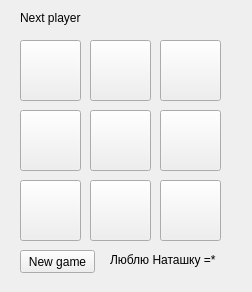
<?xml version="1.0" encoding="UTF-8"?>
<ui version="4.0">
 <class>MainWindow</class>
 <widget class="QMainWindow" name="MainWindow">
  <property name="geometry">
   <rect>
    <x>0</x>
    <y>0</y>
    <width>252</width>
    <height>292</height>
   </rect>
  </property>
  <property name="windowTitle">
   <string>TicTacToe by nd0ut</string>
  </property>
  <widget class="QWidget" name="centralWidget">
   <widget class="QPushButton" name="pushButton">
    <property name="geometry">
     <rect>
      <x>20</x>
      <y>40</y>
      <width>61</width>
      <height>61</height>
     </rect>
    </property>
    <property name="text">
     <string/>
    </property>
    <property name="autoDefault">
     <bool>false</bool>
    </property>
    <property name="default">
     <bool>false</bool>
    </property>
    <property name="flat">
     <bool>false</bool>
    </property>
   </widget>
   <widget class="QPushButton" name="pushButton_2">
    <property name="geometry">
     <rect>
      <x>90</x>
      <y>40</y>
      <width>61</width>
      <height>61</height>
     </rect>
    </property>
    <property name="text">
     <string/>
    </property>
    <property name="autoDefault">
     <bool>false</bool>
    </property>
    <property name="default">
     <bool>false</bool>
    </property>
    <property name="flat">
     <bool>false</bool>
    </property>
   </widget>
   <widget class="QPushButton" name="pushButton_3">
    <property name="geometry">
     <rect>
      <x>160</x>
      <y>40</y>
      <width>61</width>
      <height>61</height>
     </rect>
    </property>
    <property name="text">
     <string/>
    </property>
    <property name="autoDefault">
     <bool>false</bool>
    </property>
    <property name="default">
     <bool>false</bool>
    </property>
    <property name="flat">
     <bool>false</bool>
    </property>
   </widget>
   <widget class="QPushButton" name="pushButton_4">
    <property name="geometry">
     <rect>
      <x>20</x>
      <y>110</y>
      <width>61</width>
      <height>61</height>
     </rect>
    </property>
    <property name="text">
     <string/>
    </property>
    <property name="autoDefault">
     <bool>false</bool>
    </property>
    <property name="default">
     <bool>false</bool>
    </property>
    <property name="flat">
     <bool>false</bool>
    </property>
   </widget>
   <widget class="QPushButton" name="pushButton_5">
    <property name="geometry">
     <rect>
      <x>90</x>
      <y>110</y>
      <width>61</width>
      <height>61</height>
     </rect>
    </property>
    <property name="text">
     <string/>
    </property>
    <property name="autoDefault">
     <bool>false</bool>
    </property>
    <property name="default">
     <bool>false</bool>
    </property>
    <property name="flat">
     <bool>false</bool>
    </property>
   </widget>
   <widget class="QPushButton" name="pushButton_6">
    <property name="geometry">
     <rect>
      <x>160</x>
      <y>110</y>
      <width>61</width>
      <height>61</height>
     </rect>
    </property>
    <property name="text">
     <string/>
    </property>
    <property name="autoDefault">
     <bool>false</bool>
    </property>
    <property name="default">
     <bool>false</bool>
    </property>
    <property name="flat">
     <bool>false</bool>
    </property>
   </widget>
   <widget class="QPushButton" name="pushButton_7">
    <property name="geometry">
     <rect>
      <x>20</x>
      <y>180</y>
      <width>61</width>
      <height>61</height>
     </rect>
    </property>
    <property name="text">
     <string/>
    </property>
    <property name="autoDefault">
     <bool>false</bool>
    </property>
    <property name="default">
     <bool>false</bool>
    </property>
    <property name="flat">
     <bool>false</bool>
    </property>
   </widget>
   <widget class="QPushButton" name="pushButton_8">
    <property name="geometry">
     <rect>
      <x>90</x>
      <y>180</y>
      <width>61</width>
      <height>61</height>
     </rect>
    </property>
    <property name="text">
     <string/>
    </property>
    <property name="autoDefault">
     <bool>false</bool>
    </property>
    <property name="default">
     <bool>false</bool>
    </property>
    <property name="flat">
     <bool>false</bool>
    </property>
   </widget>
   <widget class="QPushButton" name="pushButton_9">
    <property name="geometry">
     <rect>
      <x>160</x>
      <y>180</y>
      <width>61</width>
      <height>61</height>
     </rect>
    </property>
    <property name="text">
     <string/>
    </property>
    <property name="autoDefault">
     <bool>false</bool>
    </property>
    <property name="default">
     <bool>false</bool>
    </property>
    <property name="flat">
     <bool>false</bool>
    </property>
   </widget>
   <widget class="QLabel" name="label">
    <property name="geometry">
     <rect>
      <x>20</x>
      <y>10</y>
      <width>61</width>
      <height>16</height>
     </rect>
    </property>
    <property name="text">
     <string>Next player:</string>
    </property>
   </widget>
   <widget class="QLabel" name="LNextPlayer">
    <property name="geometry">
     <rect>
      <x>80</x>
      <y>10</y>
      <width>31</width>
      <height>16</height>
     </rect>
    </property>
    <property name="text">
     <string/>
    </property>
   </widget>
   <widget class="QPushButton" name="pushButton_newGame">
    <property name="geometry">
     <rect>
      <x>20</x>
      <y>250</y>
      <width>75</width>
      <height>23</height>
     </rect>
    </property>
    <property name="text">
     <string>New game</string>
    </property>
   </widget>
   <widget class="QLabel" name="label_2">
    <property name="geometry">
     <rect>
      <x>110</x>
      <y>250</y>
      <width>111</width>
      <height>20</height>
     </rect>
    </property>
    <property name="text">
     <string>Люблю Наташку =*</string>
    </property>
   </widget>
  </widget>
 </widget>
 <layoutdefault spacing="6" margin="11"/>
 <resources/>
 <connections/>
</ui>
